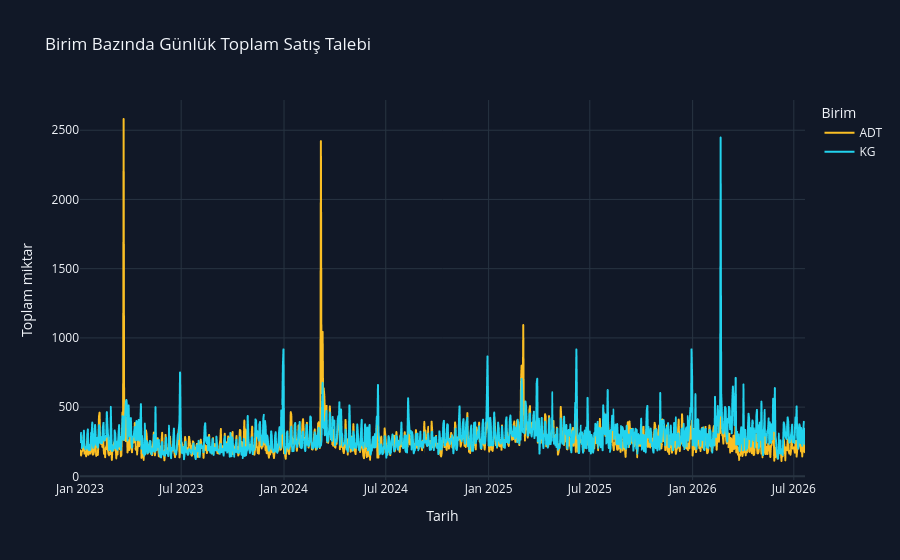

The cell this chart's notebook holds for it:
### Code cell
daily_unit = eda.dropna(subset=['date', 'quantity', 'unit']).groupby(['date', 'unit'], as_index=False)['quantity'].sum()
fig = px.line(daily_unit, x='date', y='quantity', color='unit',
              title='Birim Bazında Günlük Toplam Satış Talebi',
              labels={'date':'Tarih','quantity':'Toplam miktar','unit':'Birim'},
              color_discrete_map={'KG': PALETTE['cyan'], 'ADT': PALETTE['amber']})
fig.update_layout(template='plotly_dark', paper_bgcolor='#111827', plot_bgcolor='#111827')
fig.show()

history = eda.groupby('urun_ıd')['date'].agg(['min', 'max', 'nunique']).reset_index().rename(columns={'urun_ıd': 'product_id'})
history.columns = ['product_id', 'first_sale', 'last_sale', 'active_days']
display(history['active_days'].describe().to_frame('Aktif satış günü'))

### Figure 1 — Plotly figure (JSON) as saved in the notebook; plotly's stock layout.template omitted (floating-point values rounded to 4 significant figures; data arrays with more than 128 entries replaced by an {"elided": "..."} marker saying what was removed)
{"data": [{"hovertemplate": "Birim=ADT<br>Tarih=%{x}<br>Toplam miktar=%{y}<extra></extra>", "legendgroup": "ADT", "line": {"color": "#fbbf24", "dash": "solid"}, "marker": {"symbol": "circle"}, "mode": "lines", "name": "ADT", "showlegend": true, "type": "scattergl", "x": {"elided": "1297 str values"}, "xaxis": "x", "y": {"elided": "1297 float values"}, "yaxis": "y"}, {"hovertemplate": "Birim=KG<br>Tarih=%{x}<br>Toplam miktar=%{y}<extra></extra>", "legendgroup": "KG", "line": {"color": "#22d3ee", "dash": "solid"}, "marker": {"symbol": "circle"}, "mode": "lines", "name": "KG", "showlegend": true, "type": "scattergl", "x": {"elided": "1297 str values"}, "xaxis": "x", "y": {"elided": "1297 float values"}, "yaxis": "y"}], "layout": {"legend": {"title": {"text": "Birim"}, "tracegroupgap": 0}, "paper_bgcolor": "#111827", "plot_bgcolor": "#111827", "title": {"text": "Birim Bazında Günlük Toplam Satış Talebi"}, "xaxis": {"anchor": "y", "domain": [0.0, 1.0], "title": {"text": "Tarih"}}, "yaxis": {"anchor": "x", "domain": [0.0, 1.0], "title": {"text": "Toplam miktar"}}}}
